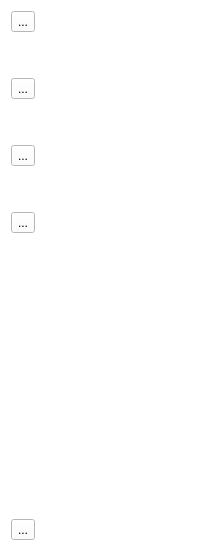
       <widget class="QWidget" name="widget_left" native="true">
        <property name="styleSheet">
         <string notr="true">QWidget{
	background-color:rgb(255, 255, 255);
	font: 12pt &quot;微软雅黑&quot;;
}
</string>
        </property>
        <layout class="QVBoxLayout" name="verticalLayout">
         <item>
          <widget class="myToolButton" name="card">
           <property name="text">
            <string>...</string>
           </property>
          </widget>
         </item>
         <item>
          <spacer name="verticalSpacer_3">
           <property name="orientation">
            <enum>Qt::Vertical</enum>
           </property>
           <property name="sizeHint" stdset="0">
            <size>
             <width>20</width>
             <height>40</height>
            </size>
           </property>
          </spacer>
         </item>
         <item>
          <widget class="myToolButton" name="canteen">
           <property name="text">
            <string>...</string>
           </property>
          </widget>
         </item>
         <item>
          <spacer name="verticalSpacer">
           <property name="orientation">
            <enum>Qt::Vertical</enum>
           </property>
           <property name="sizeHint" stdset="0">
            <size>
             <width>20</width>
             <height>40</height>
            </size>
           </property>
          </spacer>
         </item>
         <item>
          <widget class="myToolButton" name="analysis">
           <property name="text">
            <string>...</string>
           </property>
          </widget>
         </item>
         <item>
          <spacer name="verticalSpacer_4">
           <property name="orientation">
            <enum>Qt::Vertical</enum>
           </property>
           <property name="sizeHint" stdset="0">
            <size>
             <width>20</width>
             <height>40</height>
            </size>
           </property>
          </spacer>
         </item>
         <item>
          <widget class="myToolButton" name="batch">
           <property name="text">
            <string>...</string>
           </property>
          </widget>
         </item>
         <item>
          <spacer name="verticalSpacer_8">
           <property name="orientation">
            <enum>Qt::Vertical</enum>
           </property>
           <property name="sizeHint" stdset="0">
            <size>
             <width>20</width>
             <height>40</height>
            </size>
           </property>
          </spacer>
         </item>
         <item>
          <spacer name="verticalSpacer_9">
           <property name="orientation">
            <enum>Qt::Vertical</enum>
           </property>
           <property name="sizeHint" stdset="0">
            <size>
             <width>20</width>
             <height>40</height>
            </size>
           </property>
          </spacer>
         </item>
         <item>
          <spacer name="verticalSpacer_10">
           <property name="orientation">
            <enum>Qt::Vertical</enum>
           </property>
           <property name="sizeHint" stdset="0">
            <size>
             <width>20</width>
             <height>40</height>
            </size>
           </property>
          </spacer>
         </item>
         <item>
          <spacer name="verticalSpacer_7">
           <property name="orientation">
            <enum>Qt::Vertical</enum>
           </property>
           <property name="sizeHint" stdset="0">
            <size>
             <width>20</width>
             <height>40</height>
            </size>
           </property>
          </spacer>
         </item>
         <item>
          <spacer name="verticalSpacer_6">
           <property name="orientation">
            <enum>Qt::Vertical</enum>
           </property>
           <property name="sizeHint" stdset="0">
            <size>
             <width>20</width>
             <height>40</height>
            </size>
           </property>
          </spacer>
         </item>
         <item>
          <spacer name="verticalSpacer_5">
           <property name="orientation">
            <enum>Qt::Vertical</enum>
           </property>
           <property name="sizeHint" stdset="0">
            <size>
             <width>20</width>
             <height>40</height>
            </size>
           </property>
          </spacer>
         </item>
         <item>
          <spacer name="verticalSpacer_2">
           <property name="orientation">
            <enum>Qt::Vertical</enum>
           </property>
           <property name="sizeHint" stdset="0">
            <size>
             <width>20</width>
             <height>40</height>
            </size>
           </property>
          </spacer>
         </item>
         <item>
          <widget class="myToolButton" name="data_minning">
           <property name="text">
            <string>...</string>
           </property>
          </widget>
         </item>
        </layout>
       </widget>
